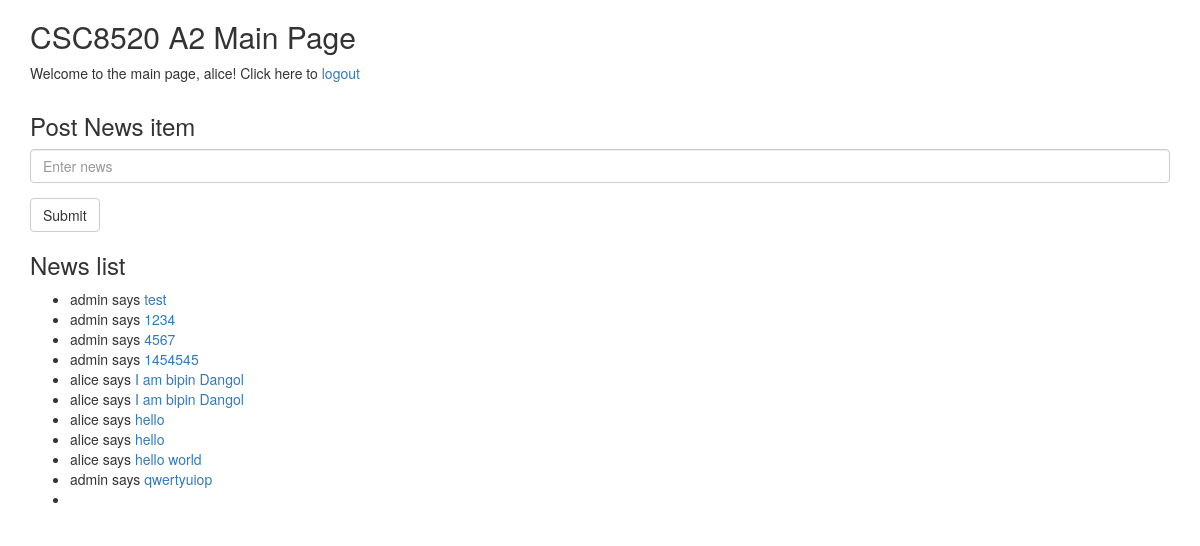
The page / (signed in) on the database as committed earlier.
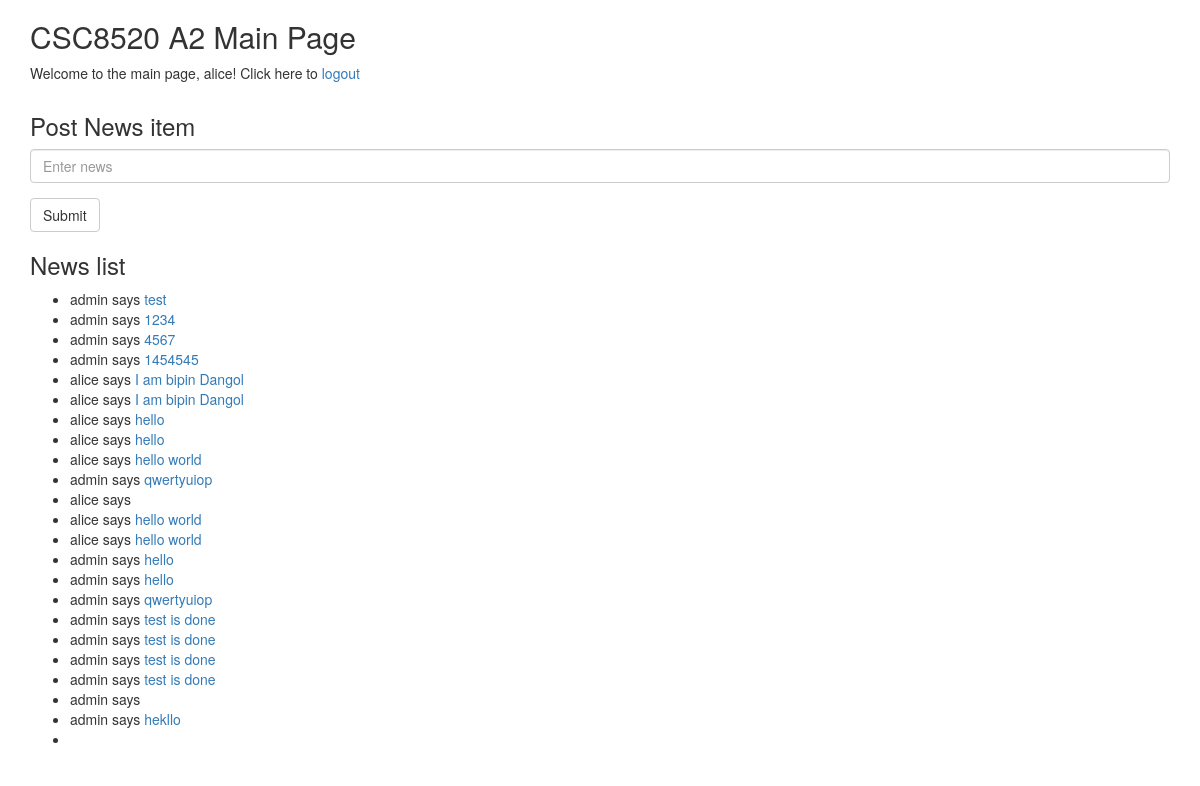
The same page on the database as committed later.
### tables this page shows
CREATE TABLE NEWS(source string, text string);

### WebSecurity/__init__.py (the view)
@app.route('/')
def main():
    if not 'username' in session:
        return redirect("/login",303)
    ul = None
    return render_template('main.html', name=session['username'][0], users=ul,news=getNews())

### WebSecurity/__init__.py (called while the page is built)
def getNews():
    conn = sqlite3.connect('mydb.db')
    c=conn.cursor()
    return c.execute("SELECT * FROM news").fetchall()

### WebSecurity/templates/main.html (shortened to what this page needs)
<!DOCTYPE html>
<html lang="en">
<head>
  <link rel="stylesheet" href="https://maxcdn.bootstrapcdn.com/bootstrap/3.3.7/css/bootstrap.min.css">
</head>
<body>
    <div class="container">
        <h2>CSC8520 A2 Main Page</h2>
        <p>Welcome to the main page, {{name|safe}}! Click here to <a href=/logout>logout</a></p>
    </div>
    <div class="container">
        <h3>Post News item</h3>
        <form action="/news" method="get">
            <div class="form-group">
                <input type="text" name="text" class="form-control" id="text" placeholder="Enter news">
            </div>
            <button type="submit" class="btn btn-default">Submit</button>
        </form> {{error2}}
    </div>
    {% if news%}
    <div class="container">
        <h3>News list</h3>
        <ul>
            {% for item in news -%}
            <li>{{ item[0] }} says <a onclick="documentCookie()">{{ item[1] | safe }}</a> </li>
            {%- endfor %}
            <li id="cookie-message"></li>
        </ul>
    </div>
    {% endif %}
</body>
</html>

Rows that differ between the two databases and show on the page:
added NEWS: source "alice"
added NEWS: source "alice", text "hello world"
added NEWS: source "alice", text "hello world"
added NEWS: source "admin", text "hello"
added NEWS: source "admin", text "hello"
added NEWS: source "admin", text "qwertyuiop"
added NEWS: source "admin", text "test is done"
added NEWS: source "admin", text "test is done"
added NEWS: source "admin", text "test is done"
added NEWS: source "admin", text "test is done"
added NEWS: source "admin"
added NEWS: source "admin", text "hekllo"
